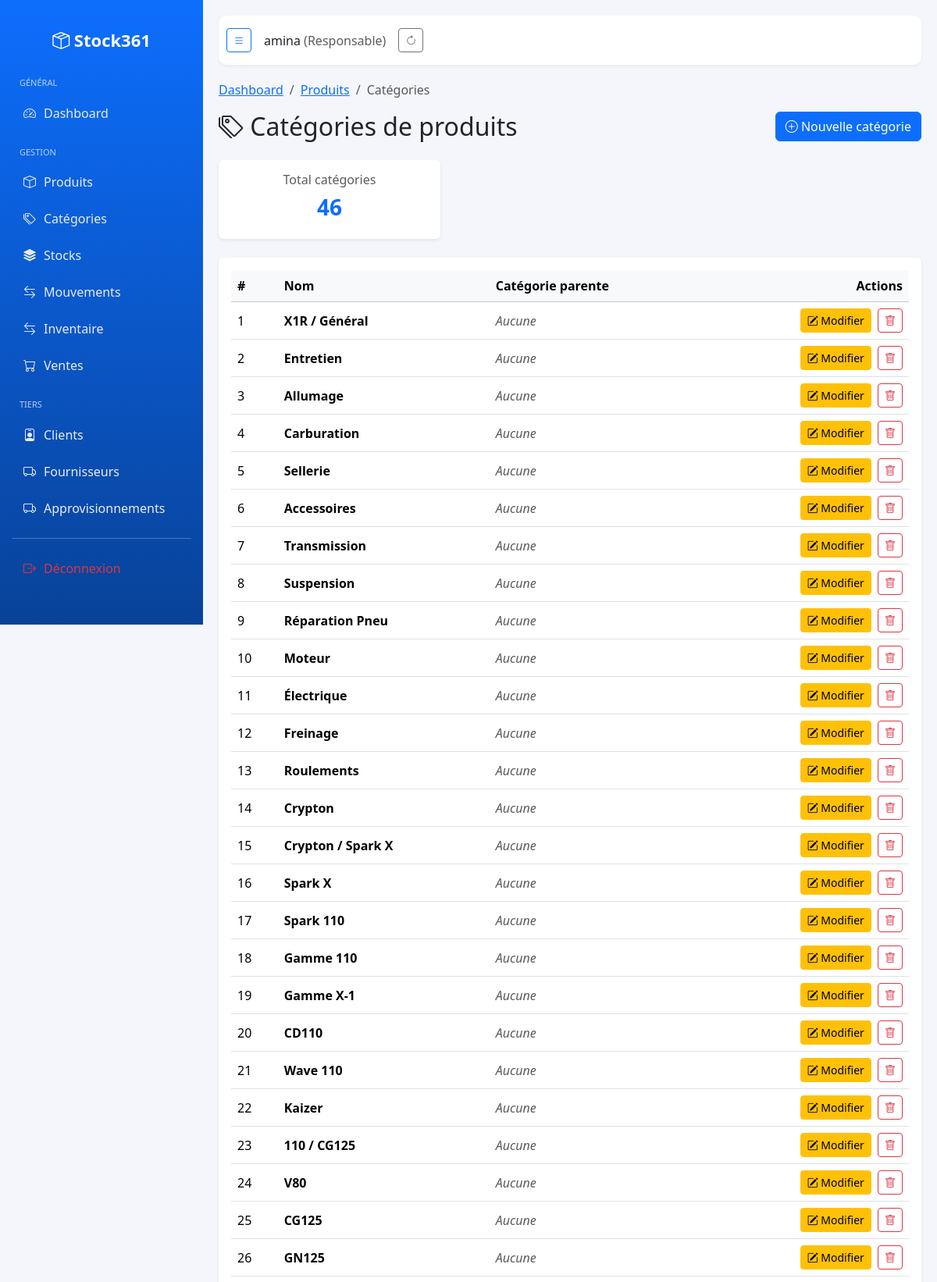
Screenshot of /produit/categories/ (signed in, upper part) with the database file from the repository.
### entreprise/models.py (models this page shows, shortened)
class Utilisateur(AbstractUser):
    class TypeUtilisateur(models.TextChoices):
        SUPER_ADMIN = 'super_admin', 'Super Admin'
        RESPONSABLE = 'responsable', 'Responsable'
        GERANT = 'gerant', 'Gérant/Secrétaire'
    entreprise = models.ForeignKey(
        Entreprise,
        on_delete=models.CASCADE,
        related_name='utilisateurs',
        blank=True,
        null=True
    )
    type_utilisateur = models.CharField(
        max_length=20,
        choices=TypeUtilisateur.choices,
        default=TypeUtilisateur.GERANT
    )
    est_actif = models.BooleanField(default=True)
    telephone = models.CharField(max_length=20, blank=True, null=True)
    adresse = models.CharField(max_length=255, blank=True, null=True)
    date_creation = models.DateTimeField(default=timezone.now)
    @property
    def est_super_admin(self):
        return self.type_utilisateur == self.TypeUtilisateur.SUPER_ADMIN
    @property
    def est_responsable(self):
        return self.type_utilisateur == self.TypeUtilisateur.RESPONSABLE
    def get_role_display(self):
        return self.get_type_utilisateur_display()
    @property
    def responsable(self):
        """
        Retourne le premier utilisateur de type 'responsable' ou None
        """
        return self.utilisateurs.filter(type_utilisateur='responsable').first()

### produit/models.py (models this page shows, shortened)
class Categorie(models.Model):
    entreprise = models.ForeignKey(
        'entreprise.Entreprise',
        on_delete=models.CASCADE,
        related_name='categories'
    )
    nom = models.CharField(max_length=100)
    parent = models.ForeignKey(
        'self',
        on_delete=models.SET_NULL,
        null=True,
        blank=True,
        related_name='sous_categories'
    )

### produit/views.py (the view)
# urls.py: path('categories/', views.CategorieListView.as_view(), name='categorie_list'),
class CategorieListView(LoginRequiredMixin, ListView):
    model = Categorie
    template_name = 'produit/categorie_list.html'
    context_object_name = 'categories'
    def get_queryset(self):
        return Categorie.objects.filter(entreprise=self.request.user.entreprise)

### templates/produit/categorie_list.html (shortened to what this page needs)
{% extends 'base.html' %}
{% load static %}
{% block content %}
<nav aria-label="breadcrumb" class="mb-3">
  <ol class="breadcrumb">
    <li class="breadcrumb-item"><a href="{% url 'dashboard' %}">Dashboard</a></li>
    <li class="breadcrumb-item"><a href="{% url 'produit:produit_list' %}">Produits</a></li>
    <li class="breadcrumb-item active">Catégories</li>
  </ol>
</nav>
<div class="d-flex justify-content-between align-items-center mb-4">
    <h2 class="mb-0">
        <i class="bi bi-tags"></i> Catégories de produits
    </h2>
    <button type="button" class="btn btn-primary" data-bs-toggle="modal" data-bs-target="#createCategorieModal">
        <i class="bi bi-plus-circle"></i> Nouvelle catégorie
    </button>
</div>
<div class="row mb-4">
    <div class="col-md-4">
        <div class="card shadow-sm border-0">
            <div class="card-body text-center">
                <h6 class="text-muted">Total catégories</h6>
                <h3 class="fw-bold text-primary">{{ object_list.count }}</h3>
            </div>
        </div>
    </div>
</div>
<div class="card shadow-sm border-0">
    <div class="card-body">
        <div class="table-responsive">
            <table class="table table-hover align-middle">
                <thead class="table-light">
                    <tr>
                        <th>#</th>
                        <th>Nom</th>
                        <th>Catégorie parente</th>
                        <th class="text-end">Actions</th>
                    </tr>
                </thead>
                <tbody>
                    {% for categorie in object_list %}
                    <tr>
                        <td>{{ forloop.counter }}</td>
                        <td>
                            <strong>{{ categorie.nom }}</strong>
                        </td>
                        <td>
                            {% if categorie.parent %}
                                <span class="badge bg-light text-dark">{{ categorie.parent.nom }}</span>
                            {% else %}
                                <span class="text-muted fst-italic">Aucune</span>
                            {% endif %}
                        </td>
                        <td class="text-end">
                            <button type="button"
                                    class="btn btn-sm btn-warning"
                                    data-bs-toggle="modal"
                                    data-bs-target="#editCategorieModal"
                                    data-categorie-id="{{ categorie.id }}"
                                    data-categorie-nom="{{ categorie.nom }}"
                                    data-categorie-parent="{{ categorie.parent.id|default:'' }}">
                                <i class="bi bi-pencil-square"></i> Modifier
                            </button>
                            <button type="button"
                                    class="btn btn-sm btn-outline-danger ms-1"
                                    data-bs-toggle="modal"
                                    data-bs-target="#deleteCategorieModal"
                                    data-categorie-id="{{ categorie.id }}"
                                    data-categorie-nom="{{ categorie.nom }}">
                                <i class="bi bi-trash"></i>
                            </button>
                        </td>
                    </tr>
                    {% endfor %}
                </tbody>
            </table>
        </div>
    </div>
</div>
{% endblock %}

### templates/base.html (shortened to what this page needs)
<!DOCTYPE html>
<html lang="fr">
{% load static %}
<head>
    <link href="{% static 'vendor/bootstrap/css/bootstrap.min.css' %}" rel="stylesheet">
    <link href="{% static 'vendor/bootstrap-icons/font/bootstrap-icons.css' %}" rel="stylesheet">
    <link rel="stylesheet" href="{% static 'vendor/datatables/css/jquery.dataTables.min.css' %}">
    <link rel="stylesheet" href="{% static 'vendor/datatables/css/dataTables.bootstrap5.min.css' %}">
    <link rel="stylesheet" href="{% static 'vendor/datatables/css/buttons.bootstrap5.min.css' %}">
    <link rel="stylesheet" href="{% static 'vendor/datatables/css/select.bootstrap5.min.css' %}">
    <link rel="stylesheet" href="{% static 'vendor/datatables/css/responsive.bootstrap5.min.css' %}">
</head>
<body>
<div class="sidebar" id="sidebar">
    <div class="brand">
        <i class="bi bi-box-seam"></i> <span>Stock361</span>
    </div>
    {% if request.user.est_super_admin %}
        <div class="menu-title">Général</div>
        <a href="{% url 'dashboard' %}"><i class="bi bi-speedometer2"></i> <span>Dashboard</span></a>
        <div class="menu-title">Administration</div>
        <a href="{% url 'entreprise_list' %}"><i class="bi bi-building"></i> <span>Entreprises</span></a>
        <a href="{% url 'utilisateur_list' %}"><i class="bi bi-people"></i> <span>Utilisateurs</span></a>
        <div class="menu-title">Gestion</div>
        <a href="{% url 'produit:produit_list' %}"><i class="bi bi-box"></i> <span>Produits</span></a>
        <a href="{% url 'produit:categorie_list' %}">
            <i class="bi bi-tags"></i> <span>Catégories</span>
        </a>
        <a href="{% url 'stock_list' %}"><i class="bi bi-stack"></i> <span>Stocks</span></a>
        <a href="{% url 'inventaire_list' %}"><i class="bi bi-stack"></i> <span>Inventaire</span></a>
        <a href="{% url 'mouvement_list' %}"><i class="bi bi-arrow-left-right"></i> <span>Mouvements</span></a>
        <a href="{% url 'vente_list' %}"><i class="bi bi-cart"></i> <span>Ventes</span></a>
        <div class="menu-title">Tiers</div>
        <a href="{% url 'client_list' %}"><i class="bi bi-person-badge"></i> <span>Clients</span></a>
    {% elif request.user.est_responsable %}
        <div class="menu-title">Général</div>
        <a href="{% url 'dashboard' %}"><i class="bi bi-speedometer2"></i> <span>Dashboard</span></a>
        <div class="menu-title">Gestion</div>
        <a href="{% url 'produit:produit_list' %}"><i class="bi bi-box"></i> <span>Produits</span></a>
        <a href="{% url 'produit:categorie_list' %}">
            <i class="bi bi-tags"></i> <span>Catégories</span>
        </a>
        <a href="{% url 'stock_list' %}"><i class="bi bi-stack"></i> <span>Stocks</span></a>
        <a href="{% url 'mouvement_list' %}"><i class="bi bi-arrow-left-right"></i> <span>Mouvements</span></a>
        <a href="{% url 'inventaire_list' %}"><i class="bi bi-arrow-left-right"></i> <span>Inventaire</span></a>
        <a href="{% url 'vente_list' %}"><i class="bi bi-cart"></i> <span>Ventes</span></a>
        <div class="menu-title">Tiers</div>
        <a href="{% url 'client_list' %}"><i class="bi bi-person-badge"></i> <span>Clients</span></a>
        <a href="{% url 'fournisseur_list' %}"><i class="bi bi-truck"></i> <span>Fournisseurs</span></a>
        <a href="{% url 'approvisionnement_list' %}"><i class="bi bi-truck"></i> <span>Approvisionnements</span></a>
    {% endif %}
    <hr class="text-white">
    <a href="{% url 'logout' %}" class="text-danger"><i class="bi bi-box-arrow-right"></i> <span>Déconnexion</span></a>
</div>
<div class="main" id="main">
    <div class="topbar">
        <div class="d-flex align-items-center gap-3">
            <button class="btn btn-sm btn-outline-primary" id="toggleSidebar"><i class="bi bi-list"></i></button>
            <div class="user-info">
                {{ request.user.username }}
                <span class="text-muted">({{ request.user.get_role_display }})</span>
            </div>
            <button class="btn btn-sm btn-outline-secondary" id="refreshBtn" title="Actualiser">
                <i class="bi bi-arrow-clockwise"></i>
            </button>
        </div>
    </div>
    {% block content %}{% endblock %}
</div>
</body>
</html>

### templates/base.html (style rules this page uses)
body { margin: 0; background: #f4f6fb; font-family: "Segoe UI", sans-serif; }
.sidebar { width: 260px; height: 100vh; position: fixed; left: 0; top: 0; background: linear-gradient(180deg, #0d6efd, #084298); color: white; padding: 15px; transition: 0.3s; z-index: 1000; }
.sidebar .brand { text-align: center; font-size: 22px; font-weight: bold; margin: 20px 0 30px; }
.sidebar a { display: flex; align-items: center; gap: 10px; color: #e9ecef; text-decoration: none; padding: 10px 15px; border-radius: 10px; margin: 3px 0; transition: all 0.2s ease; }
.menu-title { margin: 20px 10px 8px; font-size: 11px; text-transform: uppercase; opacity: 0.7; }
.main { margin-left: 260px; padding: 20px; transition: 0.3s; min-height: 100vh; }
.topbar { background: #fff; padding: 16px 10px; display: flex; justify-content: space-between; align-items: center; border-radius: 10px; margin-bottom: 20px; box-shadow: 0 2px 4px rgba(0,0,0,0.05); }
.topbar .user-info { font-weight: 500; }

### templates/produit/categorie_list.html (style rules this page uses)
.btn-sm { padding: 0.25rem 0.5rem; font-size: 0.875rem; }

### rows the page displays
Utilisateur: user.username "amina", user.role "Responsable"
Categorie: nom "X1R / Général", shows "Aucune"
Categorie: nom "Entretien", shows "Aucune"
Categorie: nom "Allumage", shows "Aucune"
Categorie: nom "Carburation", shows "Aucune"
Categorie: nom "Sellerie", shows "Aucune"
Categorie: nom "Accessoires", shows "Aucune"
Categorie: nom "Transmission", shows "Aucune"
Categorie: nom "Suspension", shows "Aucune"
Categorie: nom "Réparation Pneu", shows "Aucune"
Categorie: nom "Moteur", shows "Aucune"
Categorie: nom "Électrique", shows "Aucune"
Categorie: nom "Freinage", shows "Aucune"
Categorie: nom "Roulements", shows "Aucune"
Categorie: nom "Crypton", shows "Aucune"
Categorie: nom "Crypton / Spark X", shows "Aucune"
Categorie: nom "Spark X", shows "Aucune"
Categorie: nom "Spark 110", shows "Aucune"
Categorie: nom "Gamme 110", shows "Aucune"
Categorie: nom "Gamme X-1", shows "Aucune"
Categorie: nom "CD110", shows "Aucune"
Categorie: nom "Wave 110", shows "Aucune"
Categorie: nom "Kaizer", shows "Aucune"
Categorie: nom "110 / CG125", shows "Aucune"
Categorie: nom "V80", shows "Aucune"
Categorie: nom "CG125", shows "Aucune"
Categorie: nom "GN125", shows "Aucune"

### other values shown
{{ object_list.count }} "46"
